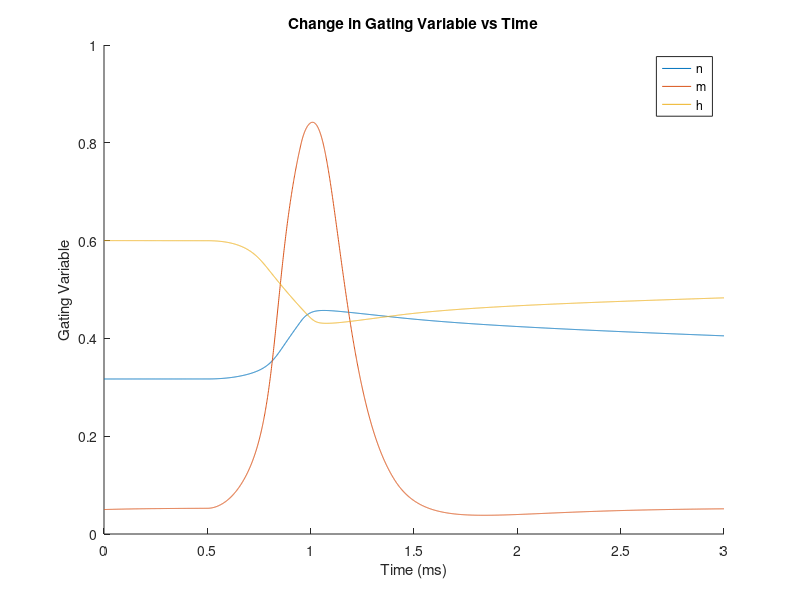
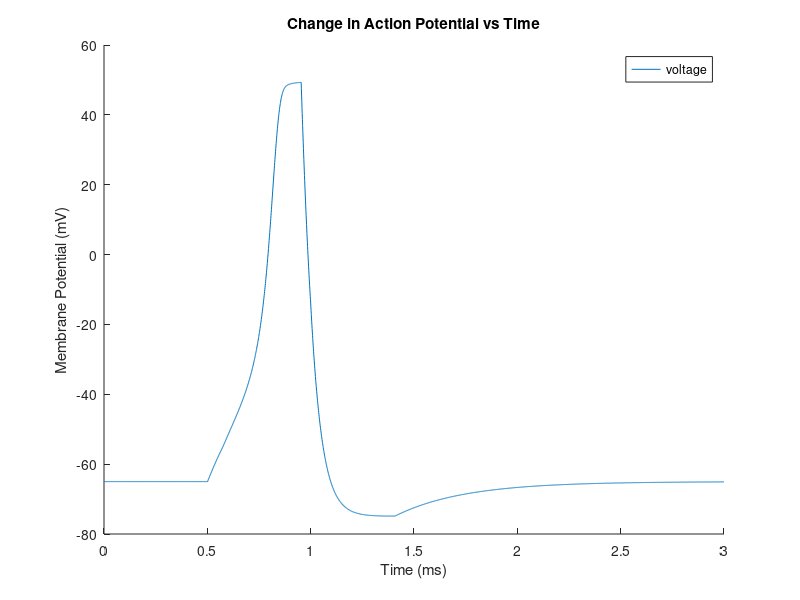
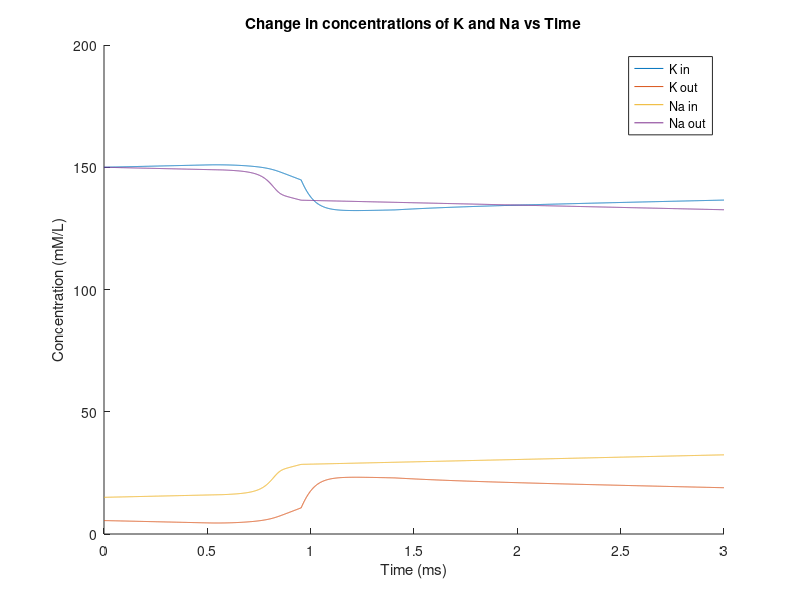

The MATLAB script that drew these images, in order:
% hw3_ex3_whsolo_sorhom.m
% Will Solow and Skye Rhomberg
% CS346 - Spring 2020
% HW3 - HH simulations

% This code simulates the HH Model with the Na-K pump, graphing V, m,
% n, and h with respect to time. It also simulates the concentrations of K
% and Na inside and out of the membrane, and controls the Na-K pump to
% on/off accordingly

% TO RUN: Press F5

% simulation length and change in time
sim_length = 3;
dt = .001;
num_iterations = sim_length/dt;

% default is that both channels start as closed - 0 is closed, 1 is open
% used to keep track if the voltage gated channels are open to control
% current
Na_O = 0;
K_O = 0;
% used to turn pump on and off. 0 is off, 1 is on default starts at on as
% initial concentrations are in desired range.
P_O = 1;

% Initializing constants
I_max = 15;
I = 0;
C_M = .1;

% initial voltage and gating probabilities
V_init = -65;
n_init = .317;
m_init = .05;
h_init = .6;

% initial concentrations of Na and K 
Na_in_init = 15;
Na_out_init = 150;
K_in_init = 150;
K_out_init = 5.5;

% Gating constants. Controls when the gates open and close based on the
% voltage
Na_open = -55;
Na_close = 49.3;
K_open = 49.3;

% displacements from equilibrium potential K: potassium, Na: sodium, L: leakage
% used in calculating the currents of K, Na, and L
V_K = -77;
V_Na = 50;
V_L = -54.4;

% conductance constants K: potassium, Na: sodium, L: leakage
% used in caculating the currents of K, Na, and L
g_K  = 36;
g_Na = 120;
g_L  = .3;

% assign initial values to voltage and gate constants
t(1) = 0;
V(1) = V_init;
n(1) = n_init;
m(1) = m_init;
h(1) = h_init;

% assign initial values to concentrations
K_in(1) = K_in_init;
K_out(1) = K_out_init;
Na_in(1) = Na_in_init;
Na_out(1) = Na_out_init;

% calculating opening and closing rate constants
% used in calculating the probablities of a gate being open for 
% n, m, and h, the gates of K, Na, and L
a_n = @(V) .01  * (V+55) / (1 - exp(-(V+55) / 10));
a_m = @(V) .1   * (V+40) / (1 - exp(-(V+40) / 10));
a_h = @(V) .07  *               exp(-(V+65) / 20) ;
b_n = @(V) .125 *               exp(-(V+65) / 80) ;
b_m = @(V) 4    *               exp(-(V+65) / 18) ;
b_h = @(V) 1             / (1 + exp(-(V+35) / 10));

% calculating rate of change of n, m, and h (gating variables)
dNdt = @(V, n, m, h) a_n(V) * (1-n) - b_n(V) * n;
dMdt = @(V, n, m, h) a_m(V) * (1-m) - b_m(V) * m;
dHdt = @(V, n, m, h) a_h(V) * (1-h) - b_h(V) * h;

% calculating currents of K, NA, and L
% used in the model to compute change in voltage
% K channel only on when voltage is greater
% logical operator implements gating, returns 1 if gate is open, 0 if
% closed. Leakage has no gating as it is always open
I_K  = @(V, n) g_K  * n^4 *(V-V_K);
I_Na = @(V, m, h) g_Na  * m^3 * h * (V-V_Na);
I_L  = @(V) g_L * (V-V_L);
% pump constant, counteracts initial value of I_L
I_P = g_L * (V_init-V_L);

% calculating rate of change of voltage based on currents
dVdt = @(V, n, m, h, I, Na_O, K_O, P_O) (I - K_O*I_K(V,n) - Na_O*I_Na(V,m,h) - ...
    I_L(V) + P_O*I_P) / C_M;

% used to calculate the change in concentrations of K and Na
% for K, calculating positive change of concentration outside
% for Na, calcualting positive change of concentration outside
dKdt = @(V, n, K_O, P_O) -I_K(V,n)*K_O - I_L(V) + .4*P_O*I_P;
dNadt = @(V, m, h, Na_O, P_O) -I_Na(V,m,h)*Na_O - .6*P_O*I_P;

% when to start and end the current
curr_start = .5;
curr_length = .5;
curr_end = curr_start + curr_length;

% simulation loop
for i=1:num_iterations
    % update time
    t(i+1)= i * dt;
    
    % compute RK4 estimations
    % del 1 estimates
    dV1 = dVdt(V(i)      , n(i)      , m(i)      , h(i)      , I, Na_O, ...
        K_O, P_O)*dt;
    dN1 = dNdt(V(i)      , n(i)      , m(i)      , h(i)      )*dt;
    dM1 = dMdt(V(i)      , n(i)      , m(i)      , h(i)      )*dt;
    dH1 = dHdt(V(i)      , n(i)      , m(i)      , h(i)      )*dt;
    dK1 = dKdt(V(i)      , n(i)                  , K_O, P_O)*dt;
    dNa1=dNadt(V(i)      , m(i)      , h(i)      , Na_O,P_O)*dt;
    
    % del 2 estimates
    dV2 = dVdt(V(i)+dV1/2, n(i)+dN1/2, m(i)+dM1/2, h(i)+dH1/2, I, Na_O, ...
        K_O, P_O)*dt;
    dN2 = dNdt(V(i)+dV1/2, n(i)+dN1/2, m(i)+dM1/2, h(i)+dH1/2)*dt;
    dM2 = dMdt(V(i)+dV1/2, n(i)+dN1/2, m(i)+dM1/2, h(i)+dH1/2)*dt;
    dH2 = dHdt(V(i)+dV1/2, n(i)+dN1/2, m(i)+dM1/2, h(i)+dH1/2)*dt;
    dK2 = dKdt(V(i)+dV1/2, n(i)+dN1/2            , K_O, P_O)*dt;
    dNa2=dNadt(V(i)+dV1/2, m(i)+dM1/2, h(i)+dH1/2, Na_O, P_O)*dt;
    
    %del 3 estimates
    dV3 = dVdt(V(i)+dV2/2, n(i)+dN2/2, m(i)+dM2/2, h(i)+dH2/2, I, Na_O, ...
        K_O, P_O)*dt;
    dN3 = dNdt(V(i)+dV2/2, n(i)+dN2/2, m(i)+dM2/2, h(i)+dH2/2)*dt;
    dM3 = dMdt(V(i)+dV2/2, n(i)+dN2/2, m(i)+dM2/2, h(i)+dH2/2)*dt;
    dH3 = dHdt(V(i)+dV2/2, n(i)+dN2/2, m(i)+dM2/2, h(i)+dH2/2)*dt;
    dK3 = dKdt(V(i)+dV2/2, n(i)+dN2/2            , K_O, P_O)*dt;
    dNa3=dNadt(V(i)+dV2/2, m(i)+dM2/2, h(i)+dH2/2, Na_O, P_O)*dt;
    
    % del 4 estimates
    dV4 = dVdt(V(i)+dV3  , n(i)+dN3  , m(i)+dM3  , h(i)+dH3  , I, Na_O, ...
        K_O, P_O)*dt;
    dN4 = dNdt(V(i)+dV3  , n(i)+dN3  , m(i)+dM3  , h(i)+dH3  )*dt;
    dM4 = dMdt(V(i)+dV3  , n(i)+dN3  , m(i)+dM3  , h(i)+dH3  )*dt;
    dH4 = dHdt(V(i)+dV3  , n(i)+dN3  , m(i)+dM3  , h(i)+dH3  )*dt;
    dK4 = dKdt(V(i)+dV3  , n(i)+dN3              , K_O, P_O)*dt;
    dNa4=dNadt(V(i)+dV3  , m(i)+dM3  , h(i)+dH3  , Na_O, P_O)*dt;
    
    % compute value at next time step
    V(i+1) = V(i) + (dV1 + 2*dV2 + 2*dV3 + dV4)/6;
    n(i+1) = n(i) + (dN1 + 2*dN2 + 2*dN3 + dN4)/6;
    m(i+1) = m(i) + (dM1 + 2*dM2 + 2*dM3 + dM4)/6;
    h(i+1) = h(i) + (dH1 + 2*dH2 + 2*dH3 + dH4)/6;
    
    % compute change in concentrations at next time step
    K_in(i+1) = K_in(i) + (dK1 + 2*dK2 + 2*dK3 + dK4)/6;
    K_out(i+1) = K_out(i) - (dK1 + 2*dK2 + 2*dK3 + dK4)/6;
    Na_in(i+1) = Na_in(i) + (dNa1 + 2*dNa2 + 2*dNa3 + dNa4)/6;
    Na_out(i+1) = Na_out(i) - (dNa1 + 2*dNa2 + 2*dNa3 + dNa4)/6;
    
    % start/end current pulse
    I = (i*dt > curr_start & i*dt < curr_end) * I_max;
    
    % check to see if Na and K gates are open/closed
    % Voltage is above base threshold and below max, Ka channel not open
    Na_O = (V(i+1) > Na_open & V(i+1) < Na_close) & ~(K_O);
    % Voltage is above threshold or voltage is decreasing
    K_O = ((V(i+1) > K_open) | (V(i+1)-V(i) < 0));
    
    % turn pump on/off
    % on (1) if K conc outside and Na conc inside are both positive
    P_O = (K_out(i+1) > 0 & Na_in(i+1) > 0);
end

figure;
hold on;
title("Change in Gating Variable vs Time");
xlabel("Time (ms)");
ylabel("Gating Variable");
plot(t,n);
plot(t,m);
plot(t,h);
legend('n', 'm', 'h');

figure;
hold on;
title("Change in Action Potential vs Time");
xlabel("Time (ms)");
ylabel("Membrane Potential (mV)");
plot(t,V);
legend('voltage');

figure;
hold on;
title("Change in concentrations of K and Na vs Time");
xlabel("Time (ms)");
ylabel("Concentration (mM/L)");
plot(t,K_in);
plot(t,K_out);
plot(t,Na_in);
plot(t,Na_out);
legend('K in', 'K out', 'Na in', 'Na out');